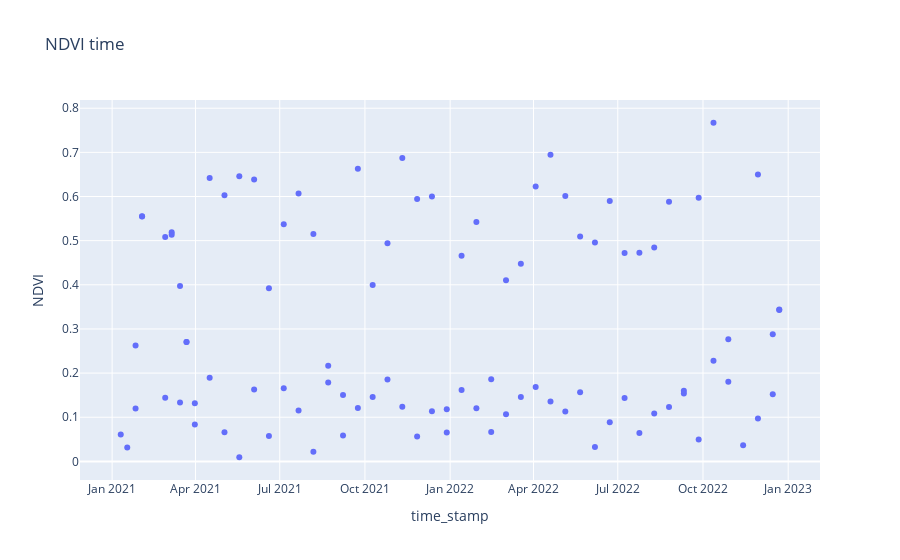

Notebook source saved alongside this figure:
### Code cell
fig = px.scatter(df[["NDVI", "time_stamp"]], x='time_stamp', y='NDVI', title='NDVI time')
fig.show()
